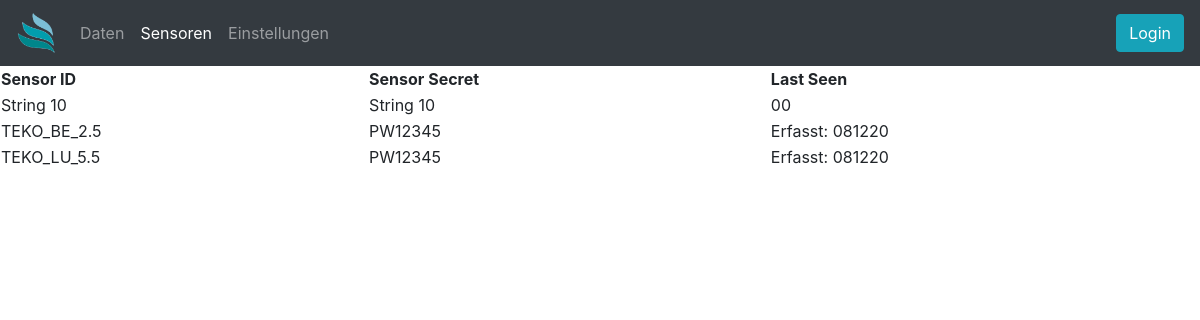
Before: /sensors with the older database file.
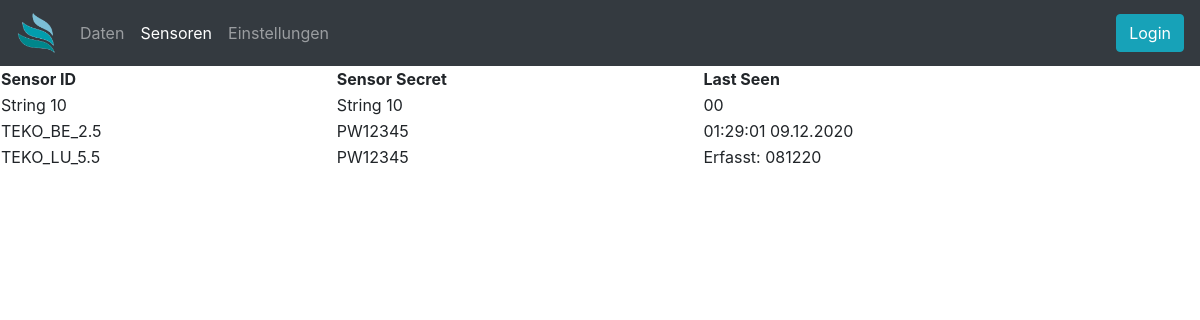
After: the same page with the newer database file.
### app.py (models this page shows)
class dbSensors(db.Model):
    id = db.Column(db.Integer, primary_key=True)
    sensorid = db.Column(db.String(10), nullable=False)
    sensorsecret = db.Column(db.String(10), nullable=False)
    lastseen = db.Column(db.String(20))

### app.py (the view)
@app.route('/sensors', methods=['GET'])
def sensors():
    return render_template('sensors.html', sensors=dbSensors.query.all())

### templates/sensors.html (shortened to what this page needs)
{% extends 'base.html' %}
{% block body %}
<table style="width:100%">
    <tr>
        <th>Sensor ID</th>
        <th>Sensor Secret</th>
        <th>Last Seen</th>
    </tr>
    {% for x in sensors %}
    <tr>
        <td>{{ x.sensorid }}</td>
        <td>{{ x.sensorsecret }}</td>
        <td>{{ x.lastseen }}</td>
    </tr>
    {% endfor %}
</table>
{% endblock %}

### templates/base.html (shortened to what this page needs)
<!DOCTYPE html>
<html lang="de">
<head>
    <link rel="stylesheet" href="https://cdn.jsdelivr.net/npm/bootstrap@4.5.3/dist/css/bootstrap.min.css"
>
</head>
<body>
    <nav class="navbar navbar-expand navbar-dark bg-dark">
        <a class="navbar-brand" href="/">
            <img src="{{url_for('static', filename='Logo_trans.png')}}" width="40" height="40"/>
        </a>
        <div class="collapse navbar-collapse" id="navbarsExample02">
            <ul class="navbar-nav mr-auto">
                <li class="nav-item {% if url_for(request.endpoint)=='/' %} active {%endif%}">
                    <a class="nav-link" href="/">Daten</a>
                </li>
                <li class="nav-item {% if url_for(request.endpoint)=='/sensors' %} active {%endif%}">
                    <a class="nav-link" href="/sensors">Sensoren</a>
                </li>
                <li class="nav-item {% if url_for(request.endpoint)=='/admin' %} active {%endif%}">
                    <a class="nav-link" href="/admin">Einstellungen</a>
                </li>
            </ul>
            {% if current_user.is_authenticated %}
            <form class="form-inline my-2 my-md-0" action="/logout" method="GET">
                <input class="btn btn-info" type="submit" value="Logout">
            </form>
            {% else %}
            <button type="button" class="btn btn-info" data-toggle="modal" data-target="#loginModal">Login</button>
            {% endif %}
        </div>
    </nav>
    {% block body %} {% endblock %}
</body>
</html>

Changed rows visible on the page:
changed dbSensors "TEKO_BE_2.5": lastseen "Erfasst: 081220" → "01:29:01 09.12.2020"
